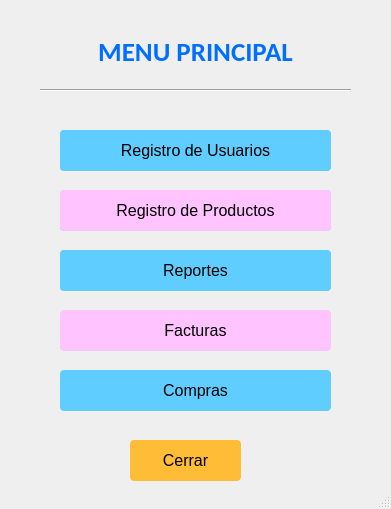
<?xml version="1.0" encoding="UTF-8"?>
<ui version="4.0">
 <class>MainWindow</class>
 <widget class="QMainWindow" name="MainWindow">
  <property name="geometry">
   <rect>
    <x>0</x>
    <y>0</y>
    <width>391</width>
    <height>509</height>
   </rect>
  </property>
  <property name="windowTitle">
   <string>MainWindow</string>
  </property>
  <widget class="QWidget" name="centralwidget">
   <widget class="QPushButton" name="btnComprobante">
    <property name="geometry">
     <rect>
      <x>60</x>
      <y>310</y>
      <width>271</width>
      <height>41</height>
     </rect>
    </property>
    <property name="font">
     <font>
      <family>Arial</family>
      <pointsize>12</pointsize>
      <weight>50</weight>
      <italic>false</italic>
      <bold>false</bold>
     </font>
    </property>
    <property name="cursor">
     <cursorShape>PointingHandCursor</cursorShape>
    </property>
    <property name="styleSheet">
     <string notr="true">QPushButton {
	background-color: rgb(255, 195, 255);
	border-radius: 4px;
	color: #000;
	padding: 10px;
}

</string>
    </property>
    <property name="text">
     <string>Facturas</string>
    </property>
   </widget>
   <widget class="Line" name="line">
    <property name="geometry">
     <rect>
      <x>40</x>
      <y>80</y>
      <width>311</width>
      <height>20</height>
     </rect>
    </property>
    <property name="orientation">
     <enum>Qt::Horizontal</enum>
    </property>
   </widget>
   <widget class="QPushButton" name="btnProductos">
    <property name="geometry">
     <rect>
      <x>60</x>
      <y>250</y>
      <width>271</width>
      <height>41</height>
     </rect>
    </property>
    <property name="font">
     <font>
      <family>Arial</family>
      <pointsize>12</pointsize>
      <weight>50</weight>
      <bold>false</bold>
     </font>
    </property>
    <property name="cursor">
     <cursorShape>PointingHandCursor</cursorShape>
    </property>
    <property name="styleSheet">
     <string notr="true">QPushButton {
	background-color: rgb(95, 205, 255);
	border-radius: 4px;
	color: #000;
	padding: 10px;
}

</string>
    </property>
    <property name="text">
     <string>Registro de Productos</string>
    </property>
   </widget>
   <widget class="QPushButton" name="btnEmpleados">
    <property name="geometry">
     <rect>
      <x>60</x>
      <y>190</y>
      <width>271</width>
      <height>41</height>
     </rect>
    </property>
    <property name="font">
     <font>
      <family>Arial</family>
      <pointsize>12</pointsize>
      <weight>50</weight>
      <italic>false</italic>
      <bold>false</bold>
     </font>
    </property>
    <property name="cursor">
     <cursorShape>PointingHandCursor</cursorShape>
    </property>
    <property name="styleSheet">
     <string notr="true">QPushButton {
background-color: rgb(95, 205, 255);
	border-radius: 4px;
	color: #000;
	padding: 10px;
}

</string>
    </property>
    <property name="text">
     <string>Registro de Empleados</string>
    </property>
   </widget>
   <widget class="QPushButton" name="btnSalir">
    <property name="geometry">
     <rect>
      <x>130</x>
      <y>440</y>
      <width>111</width>
      <height>41</height>
     </rect>
    </property>
    <property name="font">
     <font>
      <family>Arial</family>
      <pointsize>12</pointsize>
      <weight>50</weight>
      <italic>false</italic>
      <bold>false</bold>
     </font>
    </property>
    <property name="cursor">
     <cursorShape>PointingHandCursor</cursorShape>
    </property>
    <property name="styleSheet">
     <string notr="true">QPushButton {
	background-color: rgb(255, 189, 55);
	border-radius: 4px;
	color: #000;
	padding: 10px;
}

</string>
    </property>
    <property name="text">
     <string>Cerrar</string>
    </property>
   </widget>
   <widget class="QLabel" name="label_2">
    <property name="geometry">
     <rect>
      <x>40</x>
      <y>35</y>
      <width>311</width>
      <height>31</height>
     </rect>
    </property>
    <property name="font">
     <font>
      <family>Calibri</family>
      <pointsize>14</pointsize>
      <weight>75</weight>
      <bold>true</bold>
     </font>
    </property>
    <property name="styleSheet">
     <string notr="true">color: rgb(85, 0, 0);</string>
    </property>
    <property name="text">
     <string>&lt;html&gt;&lt;head/&gt;&lt;body&gt;&lt;p align=&quot;center&quot;&gt;&lt;span style=&quot; font-size:20pt; color:#006eff;&quot;&gt;MENU PRINCIPAL&lt;/span&gt;&lt;/p&gt;&lt;/body&gt;&lt;/html&gt;</string>
    </property>
   </widget>
   <widget class="QPushButton" name="btnClientes">
    <property name="geometry">
     <rect>
      <x>60</x>
      <y>130</y>
      <width>271</width>
      <height>41</height>
     </rect>
    </property>
    <property name="font">
     <font>
      <family>Arial</family>
      <pointsize>12</pointsize>
      <weight>50</weight>
      <italic>false</italic>
      <bold>false</bold>
     </font>
    </property>
    <property name="cursor">
     <cursorShape>PointingHandCursor</cursorShape>
    </property>
    <property name="styleSheet">
     <string notr="true">QPushButton {
background-color: rgb(95, 205, 255);
	border-radius: 4px;
	color: #000;
	padding: 10px;
}
</string>
    </property>
    <property name="text">
     <string>Registro de Clientes</string>
    </property>
   </widget>
   <widget class="QPushButton" name="btnEmpleados_2">
    <property name="geometry">
     <rect>
      <x>60</x>
      <y>130</y>
      <width>271</width>
      <height>41</height>
     </rect>
    </property>
    <property name="font">
     <font>
      <family>Arial</family>
      <pointsize>12</pointsize>
      <weight>50</weight>
      <italic>false</italic>
      <bold>false</bold>
     </font>
    </property>
    <property name="cursor">
     <cursorShape>PointingHandCursor</cursorShape>
    </property>
    <property name="styleSheet">
     <string notr="true">QPushButton {
background-color: rgb(95, 205, 255);
	border-radius: 4px;
	color: #000;
	padding: 10px;
}

</string>
    </property>
    <property name="text">
     <string>Registro de Usuarios</string>
    </property>
   </widget>
   <widget class="QPushButton" name="btnComprobante_2">
    <property name="geometry">
     <rect>
      <x>60</x>
      <y>250</y>
      <width>271</width>
      <height>41</height>
     </rect>
    </property>
    <property name="font">
     <font>
      <family>Arial</family>
      <pointsize>12</pointsize>
      <weight>50</weight>
      <italic>false</italic>
      <bold>false</bold>
     </font>
    </property>
    <property name="cursor">
     <cursorShape>PointingHandCursor</cursorShape>
    </property>
    <property name="styleSheet">
     <string notr="true">QPushButton {
	background-color: rgb(95, 205, 255);
	border-radius: 4px;
	color: #000;
	padding: 10px;
}



</string>
    </property>
    <property name="text">
     <string>Reportes</string>
    </property>
   </widget>
   <widget class="QPushButton" name="btnProductos_2">
    <property name="geometry">
     <rect>
      <x>60</x>
      <y>190</y>
      <width>271</width>
      <height>41</height>
     </rect>
    </property>
    <property name="font">
     <font>
      <family>Arial</family>
      <pointsize>12</pointsize>
      <weight>50</weight>
      <bold>false</bold>
     </font>
    </property>
    <property name="cursor">
     <cursorShape>PointingHandCursor</cursorShape>
    </property>
    <property name="styleSheet">
     <string notr="true">QPushButton {
	background-color: rgb(255, 195, 255);
	border-radius: 4px;
	color: #000;
	padding: 10px;
}


</string>
    </property>
    <property name="text">
     <string>Registro de Productos</string>
    </property>
   </widget>
   <widget class="QPushButton" name="pushButton">
    <property name="geometry">
     <rect>
      <x>60</x>
      <y>370</y>
      <width>271</width>
      <height>41</height>
     </rect>
    </property>
    <property name="font">
     <font>
      <family>Arial</family>
      <pointsize>12</pointsize>
     </font>
    </property>
    <property name="styleSheet">
     <string notr="true">QPushButton {
	background-color: rgb(95, 205, 255);
	border-radius: 4px;
	color: #000;
	padding: 10px;
}

</string>
    </property>
    <property name="text">
     <string>Compras</string>
    </property>
   </widget>
  </widget>
  <widget class="QStatusBar" name="statusbar"/>
 </widget>
 <resources/>
 <connections/>
</ui>
